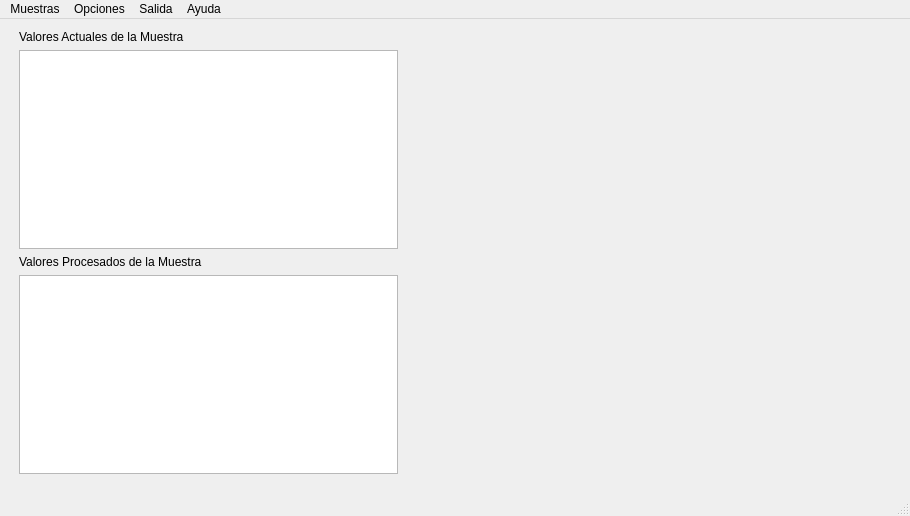
<?xml version="1.0" encoding="UTF-8"?>
<ui version="4.0">
 <class>MainWindow</class>
 <widget class="QMainWindow" name="MainWindow">
  <property name="geometry">
   <rect>
    <x>0</x>
    <y>0</y>
    <width>910</width>
    <height>516</height>
   </rect>
  </property>
  <property name="windowTitle">
   <string>FrackPy</string>
  </property>
  <widget class="QWidget" name="centralwidget">
   <widget class="QWidget" name="">
    <property name="geometry">
     <rect>
      <x>19</x>
      <y>11</y>
      <width>878</width>
      <height>444</height>
     </rect>
    </property>
    <layout class="QGridLayout" name="gridLayout">
     <item row="0" column="0">
      <widget class="QLabel" name="label">
       <property name="minimumSize">
        <size>
         <width>379</width>
         <height>0</height>
        </size>
       </property>
       <property name="maximumSize">
        <size>
         <width>379</width>
         <height>16777215</height>
        </size>
       </property>
       <property name="text">
        <string>Valores Actuales de la Muestra</string>
       </property>
      </widget>
     </item>
     <item row="0" column="1" rowspan="4">
      <widget class="QWidget" name="widget" native="true">
       <property name="minimumSize">
        <size>
         <width>491</width>
         <height>0</height>
        </size>
       </property>
       <property name="maximumSize">
        <size>
         <width>491</width>
         <height>16777215</height>
        </size>
       </property>
      </widget>
     </item>
     <item row="1" column="0">
      <widget class="QTableWidget" name="tableWidget">
       <property name="minimumSize">
        <size>
         <width>379</width>
         <height>0</height>
        </size>
       </property>
       <property name="maximumSize">
        <size>
         <width>379</width>
         <height>16777215</height>
        </size>
       </property>
      </widget>
     </item>
     <item row="2" column="0">
      <widget class="QLabel" name="label_2">
       <property name="minimumSize">
        <size>
         <width>379</width>
         <height>0</height>
        </size>
       </property>
       <property name="maximumSize">
        <size>
         <width>379</width>
         <height>16777215</height>
        </size>
       </property>
       <property name="text">
        <string>Valores Procesados de la Muestra</string>
       </property>
      </widget>
     </item>
     <item row="3" column="0">
      <widget class="QTableWidget" name="tableWidget_2">
       <property name="minimumSize">
        <size>
         <width>379</width>
         <height>0</height>
        </size>
       </property>
       <property name="maximumSize">
        <size>
         <width>379</width>
         <height>16777215</height>
        </size>
       </property>
      </widget>
     </item>
    </layout>
   </widget>
  </widget>
  <widget class="QMenuBar" name="menubar">
   <property name="geometry">
    <rect>
     <x>0</x>
     <y>0</y>
     <width>910</width>
     <height>30</height>
    </rect>
   </property>
   <widget class="QMenu" name="menuArchivo">
    <property name="title">
     <string>Muestras</string>
    </property>
    <addaction name="actionAbrir_Muestra"/>
    <addaction name="actionBorrar_Muestra"/>
   </widget>
   <widget class="QMenu" name="menuOpciones">
    <property name="title">
     <string>Opciones</string>
    </property>
    <addaction name="separator"/>
    <addaction name="actionSplines"/>
    <addaction name="actionCentrar"/>
    <addaction name="actionIntegrar"/>
   </widget>
   <widget class="QMenu" name="menuSalida">
    <property name="title">
     <string>Salida</string>
    </property>
    <addaction name="actionGuardar_Resultados"/>
    <addaction name="actionExportar_a"/>
   </widget>
   <widget class="QMenu" name="menuCreditos">
    <property name="title">
     <string>Ayuda</string>
    </property>
    <addaction name="actionCreditos"/>
   </widget>
   <addaction name="menuArchivo"/>
   <addaction name="menuOpciones"/>
   <addaction name="menuSalida"/>
   <addaction name="menuCreditos"/>
  </widget>
  <widget class="QStatusBar" name="statusbar"/>
  <action name="actionAbrir_Muestra">
   <property name="text">
    <string>Cargar Muestra ..</string>
   </property>
  </action>
  <action name="actionSplines">
   <property name="text">
    <string>Splines</string>
   </property>
  </action>
  <action name="actionCentrar">
   <property name="text">
    <string>Centrar</string>
   </property>
  </action>
  <action name="actionIntegrar">
   <property name="text">
    <string>Integrar</string>
   </property>
  </action>
  <action name="actionGuardar_Resultados">
   <property name="text">
    <string>Guardar Gráficos y Tablas</string>
   </property>
  </action>
  <action name="actionExportar_a">
   <property name="text">
    <string>Exportar a ...</string>
   </property>
  </action>
  <action name="actionCreditos">
   <property name="text">
    <string>Creditos</string>
   </property>
  </action>
  <action name="actionBorrar_Muestra">
   <property name="text">
    <string>Borrar Muestra ..</string>
   </property>
  </action>
 </widget>
 <resources/>
 <connections/>
</ui>
